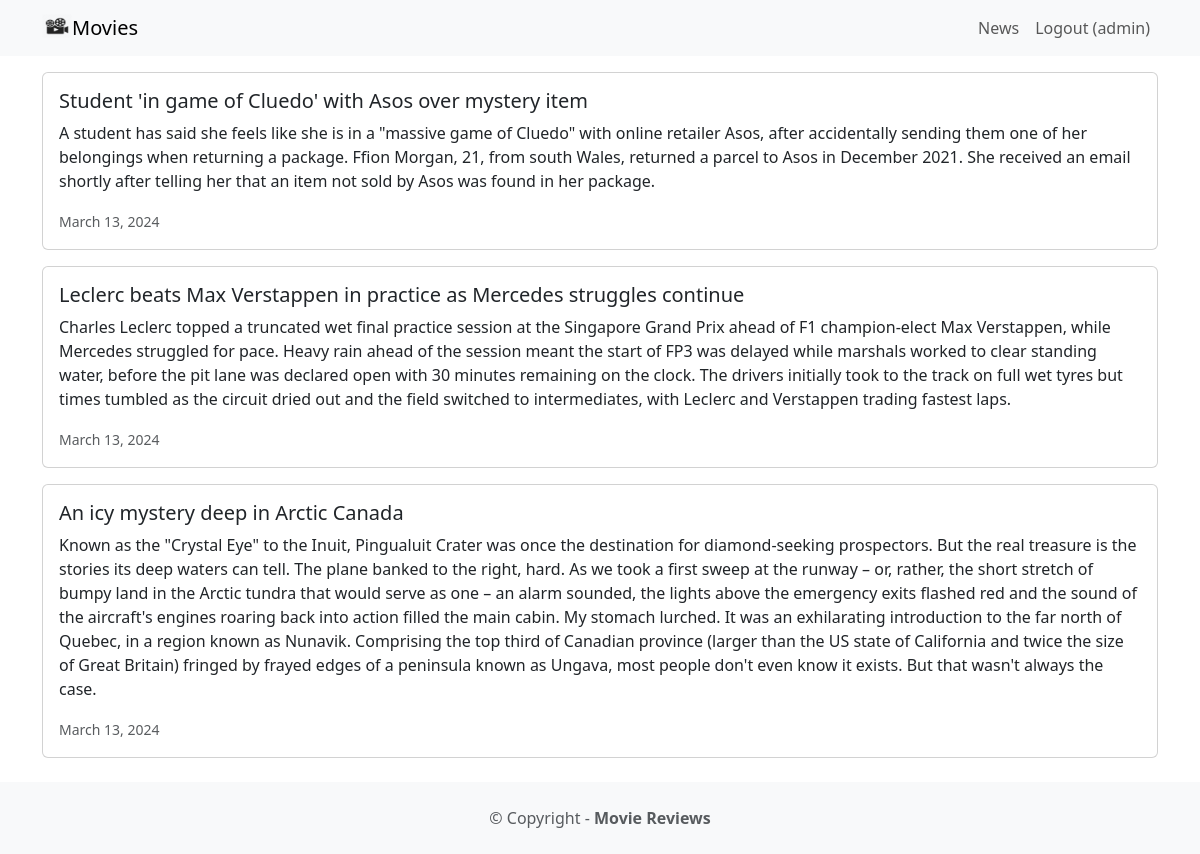
Page /news/ (signed in) on the committed database.
### news/models.py (models this page shows, shortened)
class News(models.Model):
    headline = models.CharField(max_length=200)
    body = models.TextField()
    date = models.DateField()

### news/views.py (the view)
# urls.py: path("news/", include("news.urls")),
def news(request):
    newss = News.objects.all().order_by('-date')
    return render(request, "news.html", {"newss": newss})

### news/templates/news.html
{% extends 'base.html' %}
{% block content %}
{% for news in newss %}
          <div class="card mb-3">
            <div class="row g-0">
                <div>
                    <div class="card-body">
                        <h5 class="card-title">{{ news.headline }}</h5>
                        <p class="card-text">{{ news.body }}</p>
                        <p class="card-text"><small class="text-muted">{{ news.date }}</small></p>
                    </div>
                </div>
            </div>
          </div>
        {% endfor %}
{% endblock content %}

### moviereviews/templates/base.html (shortened to what this page needs)
{% load static %}
<!DOCTYPE html>
<html>
<head>
<link href="https://cdn.jsdelivr.net/npm/bootstrap@5.3.3/dist/css/bootstrap.min.css" rel="stylesheet">
</head>
<body>
<nav class="navbar navbar-expand-lg navbar-light bg-light mb-3">
  <div class="container">
    <a class="navbar-brand" href="{% url 'home' %}">
    <img src="{% static 'images/movie.png' %}" alt="" width="30" height="24"
    class="d-inline-block align-text-top" />Movies</a>
  <div class="collapse navbar-collapse" id="navbarNavAltMarkup">
    <div class="navbar-nav ms-auto">
      <a class="nav-link" href="{% url 'news' %}">News</a>
      {% if user.is_authenticated %}
        <a class="nav-link" href="{% url 'logoutaccount' %}">Logout ({{ user.username }})</a>
      {% else %}
        <a class="nav-link" href="{% url 'loginaccount' %}">Login</a>
        <a class="nav-link" href="{% url 'signupaccount' %}">Sign Up</a>
      {% endif %}
    </div>
  </div>
</div>
</nav>
<div class="container">
{% block content %}
{% endblock content %}
</div>
<footer class="text-center text-lg-start bg-light text-muted mt-4">
  <div class="text-center p-4">
    © Copyright -
    <a class="text-reset fw-bold text-decoration-none" href="#" target="_blank">Movie Reviews</a>
  </div>
</footer>
</body>
</html>

### rows in the picture
News: headline "Student 'in game of Cluedo' with Asos over mystery item", body "A student has said she feels like she is in a \"massive game of Cluedo\" with online retailer Asos, after accidentally sending them one of her belongings when returning a package. Ffion Morgan, 21, from south Wales, returned a parcel to Asos in December 2021. She received an email shortly after telling her that an item not sold by Asos was found in her package.", date "March 13, 2024"
News: headline "Leclerc beats Max Verstappen in practice as Mercedes struggles continue", body "Charles Leclerc topped a truncated wet final practice session at the Singapore Grand Prix ahead of F1 champion-elect Max Verstappen, while Mercedes struggled for pace. Heavy rain ahead of the session meant the start of FP3 was delayed while marshals worked to clear standing water, before the pit lane was declared open with 30 minutes remaining on the clock. The drivers initially took to the track on full wet tyres but times tumbled as the circuit dried out and the field switched to intermediates, with Leclerc and Verstappen trading fastest laps.", date "March 13, 2024"
News: headline "An icy mystery deep in Arctic Canada", body "Known as the \"Crystal Eye\" to the Inuit, Pingualuit Crater was once the destination for diamond-seeking prospectors. But the real treasure is the stories its deep waters can tell. The plane banked to the right, hard. As we took a first sweep at the runway – or, rather, the short stretch of bumpy land in the Arctic tundra that would serve as one – an alarm sounded, the lights above the emergency exits flashed red and the sound of the aircraft's engines roaring back into action filled the main cabin. My stomach lurched. It was an exhilarating introduction to the far north of Quebec, in a region known as Nunavik. Comprising the top third of Canadian province (larger than the US state of…", date "March 13, 2024"

### other values in the picture
{{ user.username }} "admin"
